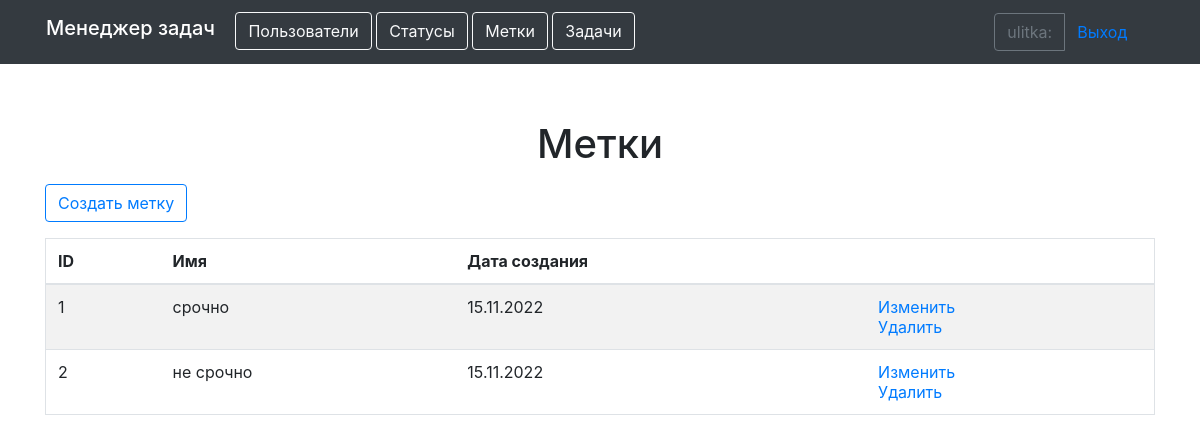
Screenshot of /labels/ (signed in) with the database file from the repository.
### task_manager/apps/users/models.py (models this page shows)
class User(AbstractUser):
    def __str__(self):
        return self.get_full_name()

### task_manager/apps/labels/models.py (models this page shows, shortened)
class Label(models.Model):
    time_create = models.DateTimeField(auto_now_add=True)
    name = models.CharField(max_length=255,
                            verbose_name=names.name)

### task_manager/apps/labels/views.py (the view, shortened to what this page needs)
# urls.py: path('', LabelsList.as_view(), name='labels'),
class LabelsList(LoginRequiredMixin, ListView):
    model = Label
    context_object_name = 'labels'
    template_name = 'lists/labels_list.html'

### task_manager/templates/lists/labels_list.html
{% extends 'basic.html' %}
{% load bootstrap4 %}
{% load i18n %}
{% block content %}
  <div class="mb-3 text-center">
    <h1>{% translate "Labels" %}</h1>
  </div>
  <a href="{% url 'create_lbl' %}" class="btn btn-outline-primary mb-3" role="button">{% translate "Create label" %}</a>
  <table class="table table-striped border">
    <thead>
      <tr>
        <th>{% translate "ID" %}</th>
        <th>{% translate "Name" %}</th>
        <th>{% translate "Created date" %}</th>
        <th></th>
      </tr>
    </thead>
    <tbody>
      {% for label in labels %}
        <tr>
          <td>{{ label.id }}</td>
          <td>{{ label.name}}</td>
          <td>{{ label.time_create|date:'d.m.Y' }}</td>
          <td>
              <a href="{% url 'update_lbl' label.pk %}">{% translate "Update" %}</a>
              <br>
              <a href="{% url 'delete_lbl' label.pk %}">{% translate "Delete" %}</a>
          </td>
        </tr>
      {% endfor %}
    </tbody>
  </table>
{% endblock %}

### task_manager/templates/basic.html (shortened to what this page needs)
{% load bootstrap4 %}
{% load i18n %}
{% get_current_language as LANGUAGE_CODE %}
{% bootstrap_css %}
<!DOCTYPE html>
<html lang="{{ LANGUAGE_CODE }}">
<head>
</head>
<body class="d-flex flex-column h-100">
    <header>
        <div class="container d-flex justify-content-between">
            <nav class="navbar navbar-expand-md navbar-dark fixed-top bg-dark">
                <div class="container-fluid">
                    <div class="col-md-10">
                        <h1 class="navbar-brand" >{% translate "Task manager" %}</h1>
                        <a href="{% url 'users_list' %}" class="btn btn-outline-light" role="button">{% translate "Users" %}</a>
                        {% if request.user.is_authenticated %}
                        <a href="{% url 'statuses' %}" class="btn btn-outline-light" role="button">{% translate "Statuses" %}</a>
                        <a href="{% url 'labels' %}" class="btn btn-outline-light" role="button">{% translate "Labels" %}</a>
                        <a href="{% url 'tasks_list' %}" class="btn btn-outline-light" role="button">{% translate "Tasks" %}</a>
                        {% endif %}
                    </div>
                    <div class="col-6 col-md-2">
                        {% if request.user.is_authenticated %}
                        <div class="btn-group" data-toggle="buttons">
                            <a class="btn btn-outline-secondary" >{{ user.username }}:</a>
                            <a href="{% url 'logout' %}" class="btn btn-link" role="button">{% translate "Log out" %}</a>
                            </div>
                        {% else %}
                        <div class="btn-group" data-toggle="buttons">
                            <a href="{% url 'login' %}" class="btn btn-link" role="button">{% translate "Log in" %}</a>
                            <a href="{% url 'register' %}" class="btn btn-link" role="button">{% translate "Sing up" %}</a>
                        </div>
                        {% endif %}
                    </div>
                </div>
            </nav>
        </div>
    </header>
    <main role="main" class="container" style="margin-top: 120px">
        {% block content %}
        {% endblock %}
    </main>
</body>
</html>

### rows the page displays
User: username "ulitka"
Label: id "1", name "срочно", time_create "15.11.2022"
Label: id "2", name "не срочно", time_create "15.11.2022"
